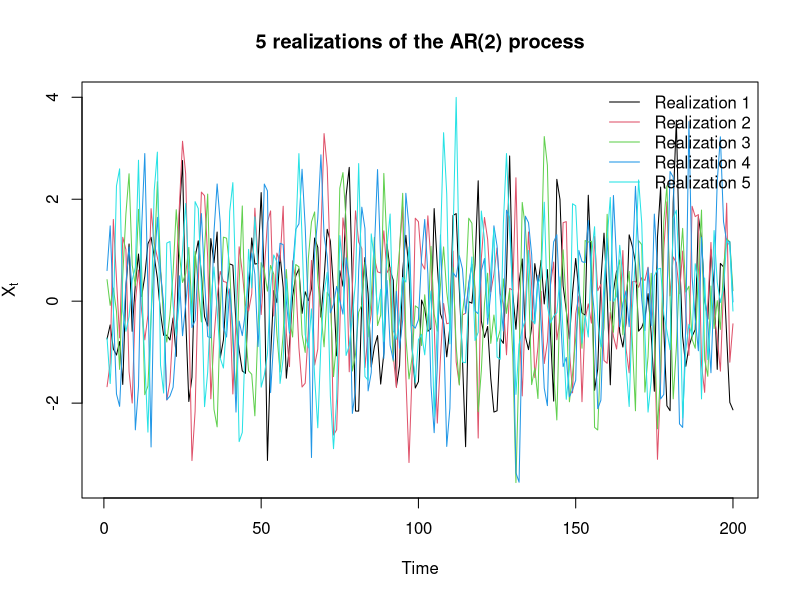
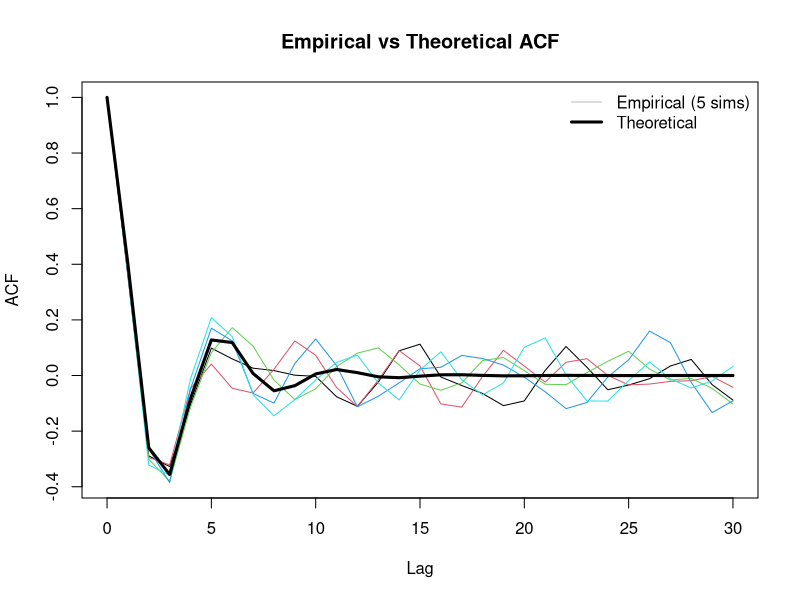
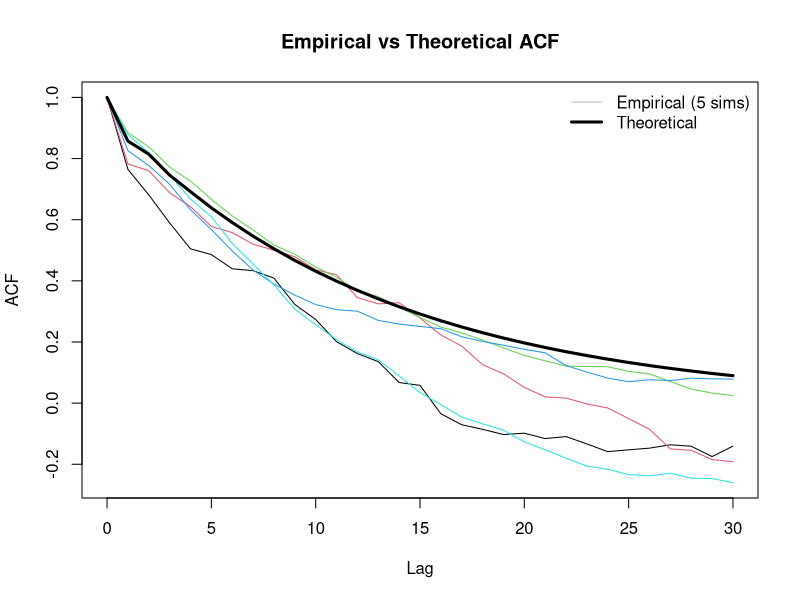
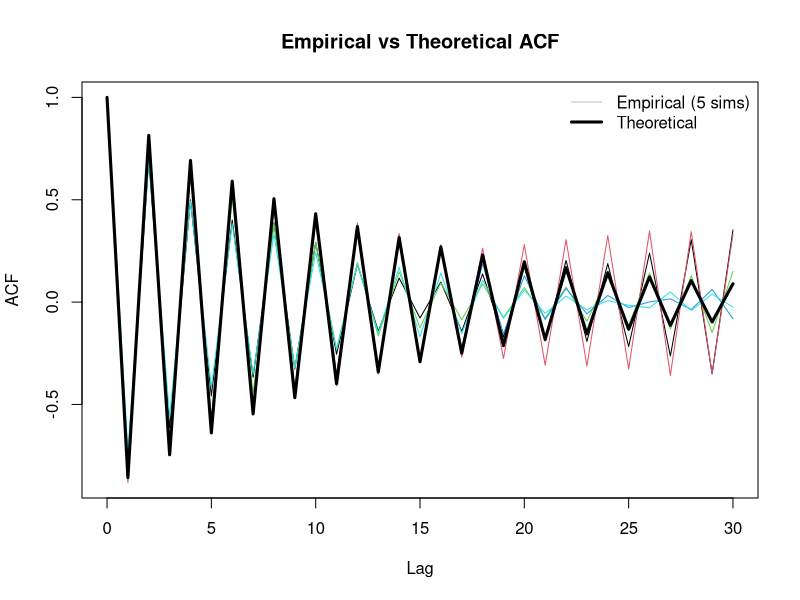
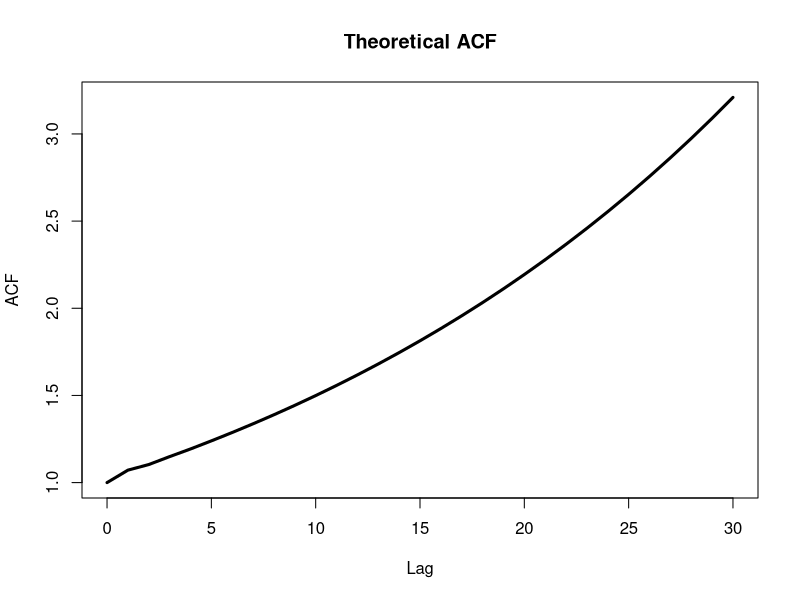

The R source for these figures, in order:
# Set seed for reproducibility
set.seed(123)

# Number of observations
n <- 200

# Number of realizations
n_sim <- 5

phi1 <- -0.6
phi2 <- 0.5


# Simulate 5 realizations of the AR(2) process
# Model in assignment: X_t + phi1*X_{t-1} + phi2*X_{t-2} = e_t
# In arima.sim(), AR signs are flipped, so we use ar = c(-phi1, -phi2)
sim_data <- replicate(
  n_sim,
  arima.sim(n = n, model = list(ar = c(-phi1, -phi2)))
)

# Plot all 5 realizations in one figure
matplot(
  sim_data,
  type = "l",        # line plot
  lty = 1,           # solid lines
  xlab = "Time",
  ylab = expression(X[t]),
  main = "5 realizations of the AR(2) process"
)

# Add legend
legend(
  "topright",
  legend = paste("Realization", 1:5),
  lty = 1,
  col = 1:5,
  bty = "n"
)


##############################################################################################################
# problem 1.2 

# Number of lags
lag_max <- 30

# --- Theoretical ACF ---
# Compute theoretical ACF using ARMAacf
acf_theoretical <- ARMAacf(ar = c(-phi1, -phi2), lag.max = lag_max)

# --- Empirical ACF ---
# Compute ACF for each of the 5 simulations
acf_empirical <- apply(sim_data, 2, function(x) {
  acf(x, plot = FALSE, lag.max = lag_max)$acf
})

# --- Plot ---
# Plot first empirical ACF
plot(
  0:lag_max,
  acf_empirical[,1],
  type = "l",
  ylim = range(acf_empirical, acf_theoretical),
  xlab = "Lag",
  ylab = "ACF",
  main = "Empirical vs Theoretical ACF"
)

# Add remaining empirical ACFs
for(i in 2:ncol(acf_empirical)){
  lines(0:lag_max, acf_empirical[,i], col = i)
}

# Add theoretical ACF (thick black line)
lines(0:lag_max, acf_theoretical, lwd = 3, col = "black")

# Legend
legend(
  "topright",
  legend = c("Empirical (5 sims)", "Theoretical"),
  col = c("gray", "black"),
  lwd = c(1,3),
  bty = "n"
)



##############################################################################################################

# problem 1.3
set.seed(123)

# Number of observations
n <- 200

# Number of realizations
n_sim <- 5

phi1 <- -0.6
phi2 <- -0.3

sim_data <- replicate(
  n_sim,
  arima.sim(n = n, model = list(ar = c(-phi1, -phi2)))
)

# Number of lags
lag_max <- 30



# --- Theoretical ACF ---
# Compute theoretical ACF using ARMAacf
acf_theoretical <- ARMAacf(ar = c(-phi1, -phi2), lag.max = lag_max)

# --- Empirical ACF ---
# Compute ACF for each of the 5 simulations
acf_empirical <- apply(sim_data, 2, function(x) {
  acf(x, plot = FALSE, lag.max = lag_max)$acf
})

# --- Plot ---
# Plot first empirical ACF
plot(
  0:lag_max,
  acf_empirical[,1],
  type = "l",
  ylim = range(acf_empirical, acf_theoretical),
  xlab = "Lag",
  ylab = "ACF",
  main = "Empirical vs Theoretical ACF"
)

# Add remaining empirical ACFs
for(i in 2:ncol(acf_empirical)){
  lines(0:lag_max, acf_empirical[,i], col = i)
}

# Add theoretical ACF (thick black line)
lines(0:lag_max, acf_theoretical, lwd = 3, col = "black")

# Legend
legend(
  "topright",
  legend = c("Empirical (5 sims)", "Theoretical"),
  col = c("gray", "black"),
  lwd = c(1,3),
  bty = "n"
)


##############################################################################################################

# problem 1.4
set.seed(123)

# Number of observations
n <- 200

# Number of realizations
n_sim <- 5

phi1 <- 0.6
phi2 <- -0.3

sim_data <- replicate(
  n_sim,
  arima.sim(n = n, model = list(ar = c(-phi1, -phi2)))
)

# Number of lags
lag_max <- 30



# --- Theoretical ACF ---
# Compute theoretical ACF using ARMAacf
acf_theoretical <- ARMAacf(ar = c(-phi1, -phi2), lag.max = lag_max)

# --- Empirical ACF ---
# Compute ACF for each of the 5 simulations
acf_empirical <- apply(sim_data, 2, function(x) {
  acf(x, plot = FALSE, lag.max = lag_max)$acf
})

# --- Plot ---
# Plot first empirical ACF
plot(
  0:lag_max,
  acf_empirical[,1],
  type = "l",
  ylim = range(acf_empirical, acf_theoretical),
  xlab = "Lag",
  ylab = "ACF",
  main = "Empirical vs Theoretical ACF"
)

# Add remaining empirical ACFs
for(i in 2:ncol(acf_empirical)){
  lines(0:lag_max, acf_empirical[,i], col = i)
}

# Add theoretical ACF (thick black line)
lines(0:lag_max, acf_theoretical, lwd = 3, col = "black")

# Legend
legend(
  "topright",
  legend = c("Empirical (5 sims)", "Theoretical"),
  col = c("gray", "black"),
  lwd = c(1,3),
  bty = "n"
)


##############################################################################################################

# problem 1.5 den ene rod kommer til ligge på enhedscirklen, så vi har en ikke-stationær proces. Vi kan stadig simul

##############################################################################################################

# problem 1.6 (theoretical only)
set.seed(123)

phi1 <- -0.75
phi2 <- -0.3

lag_max <- 30

# --- Theoretical ACF ---
acf_theoretical <- ARMAacf(ar = c(-phi1, -phi2), lag.max = lag_max)

# --- Plot ---
plot(
  0:lag_max,
  acf_theoretical,
  type = "l",
  lwd = 3,
  col = "black",
  xlab = "Lag",
  ylab = "ACF",
  main = "Theoretical ACF"
)
